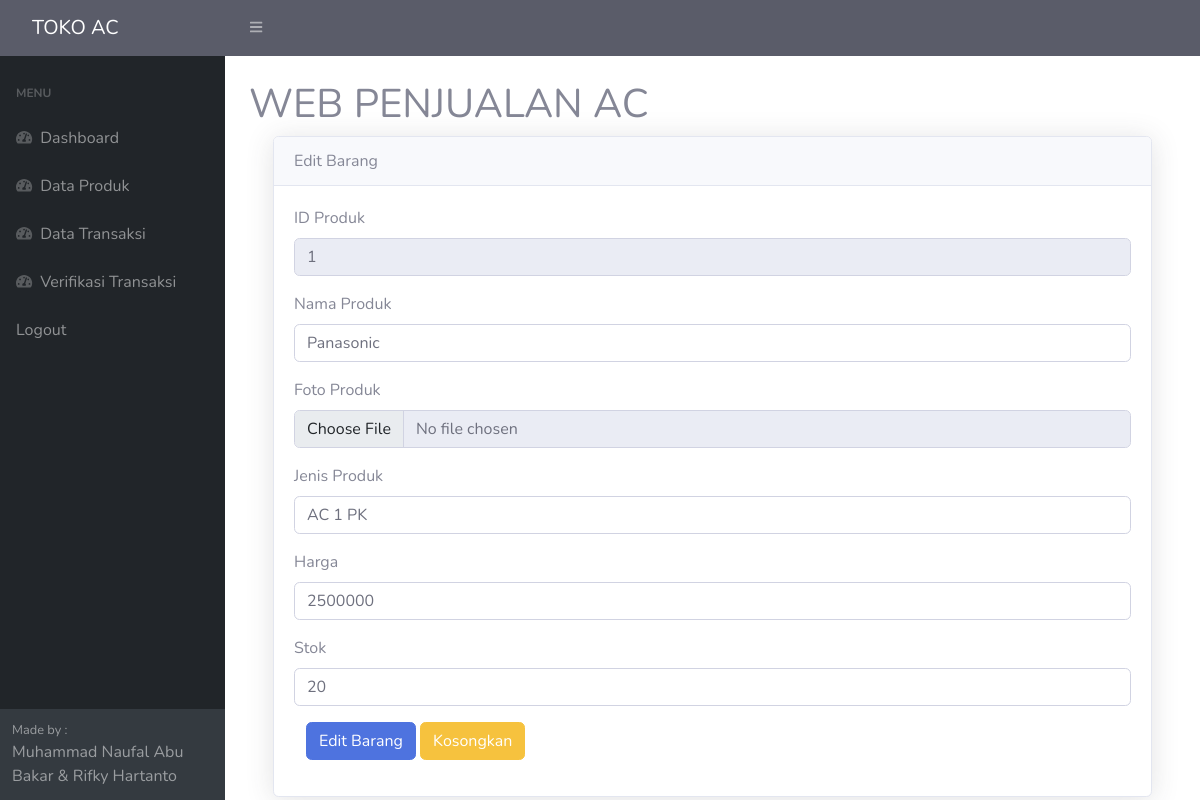
Screenshot of /admin/admin.php?url=edit_barang&id=1 (signed in) with the database file from the repository.
### tables this page shows
CREATE TABLE `barang` (
  `id_barang` int(10) NOT NULL,
  `nama_barang` varchar(100) NOT NULL,
  `foto` text,
  `jenis_barang` varchar(100) NOT NULL,
  `harga_satuan` varchar(150) NOT NULL,
  `stok_barang` int(11) NOT NULL
);

### admin/edit_barang.php (the view, shortened to what this page needs)
<!DOCTYPE html>
<html lang="en">
<head>
    <link href="../vendor/fontawesome-free/css/all.min.css" rel="stylesheet" type="text/css">
    <link href="../css/sb-admin-2.min.css" rel="stylesheet">
</head>
<body id="page-top">
    <div class="card shadow">
        <div class="card-header">
            Edit Barang
        </div>
        <div class="card-body">
        <?php
            require '../koneksi.php';
            $sql=mysqli_query($conn, "SELECT * from barang WHERE id_barang='$_GET[id]' ");
            if ($data=mysqli_fetch_array($sql))
            {
                ?>
            <form action="update_barang.php" method="post" class="form-horizontal" enctype="multipart/form-data">
            <div class="form-group cols-sm-6">
                <label>ID Produk</label>
                <input type="text" name="id_barang" value="<?php echo $data['id_barang']; ?>" class="form-control" readonly>
            </div>
            <div class="form-group cols-sm-6">
            <label>Nama Produk</label>
                <input type="text" name="nama_barang" value="<?php echo $data['nama_barang']; ?>" class="form-control">
            </div>
            <div class="form-group cols-sm-6">
                <label>Foto Produk</label>
                <input type="file" name="foto" value="<?php echo $data['foto']; ?>" class="form-control" readonly>
            </div>
            <div class="form-group cols-sm-6">
                <label>Jenis Produk</label>
                <input type="text" name="jenis_barang" value="<?php echo $data['jenis_barang']; ?>" class="form-control">
            </div>
            <div class="form-group cols-sm-6">
                <label>Harga</label>
                <input type="text" name="harga_satuan" value="<?php echo $data['harga_satuan']; ?>" class="form-control">
            </div>
            <div class="form-group cols-sm-6">
                <label>Stok</label>
                <input type="text" name="stok_barang" value="<?php echo $data['stok_barang']; ?>" class="form-control">
            </div>
            <div class="form-group col-sm-6">
                    <input type="submit" value="Edit Barang" class="btn btn-primary">
                    <input type="reset" value="Kosongkan" class="btn btn-warning">
                </div>
            </form>
            <?php } ?>
        </div>
    </div>
</body>
</html>

### rows the page displays
barang: id_barang "1", nama_barang "Panasonic", jenis_barang "AC 1 PK", harga_satuan "2500000", stok_barang "20"
